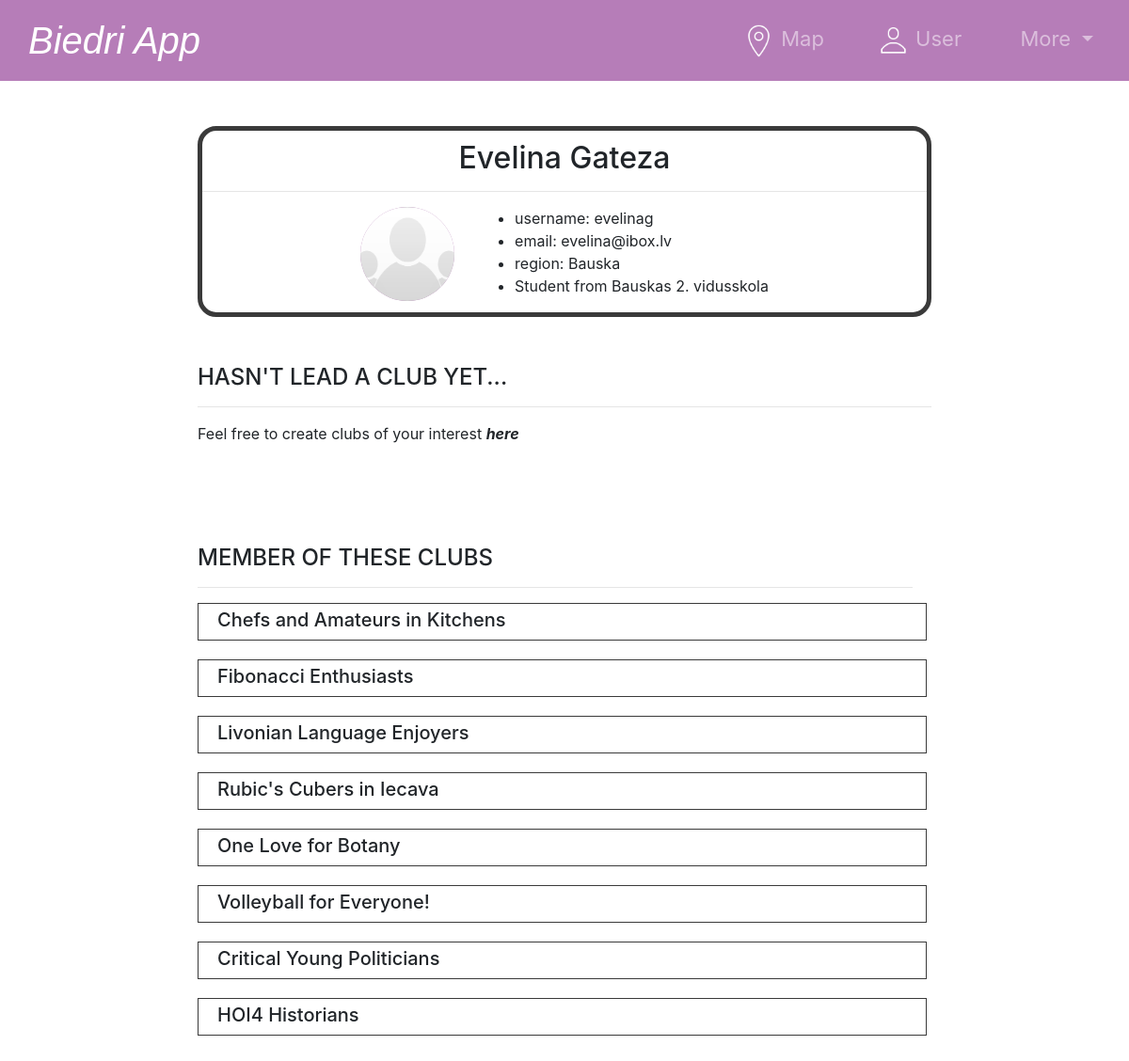
/profile/evelinag-63a2e6 (signed in), run on an earlier commit of the app's database.
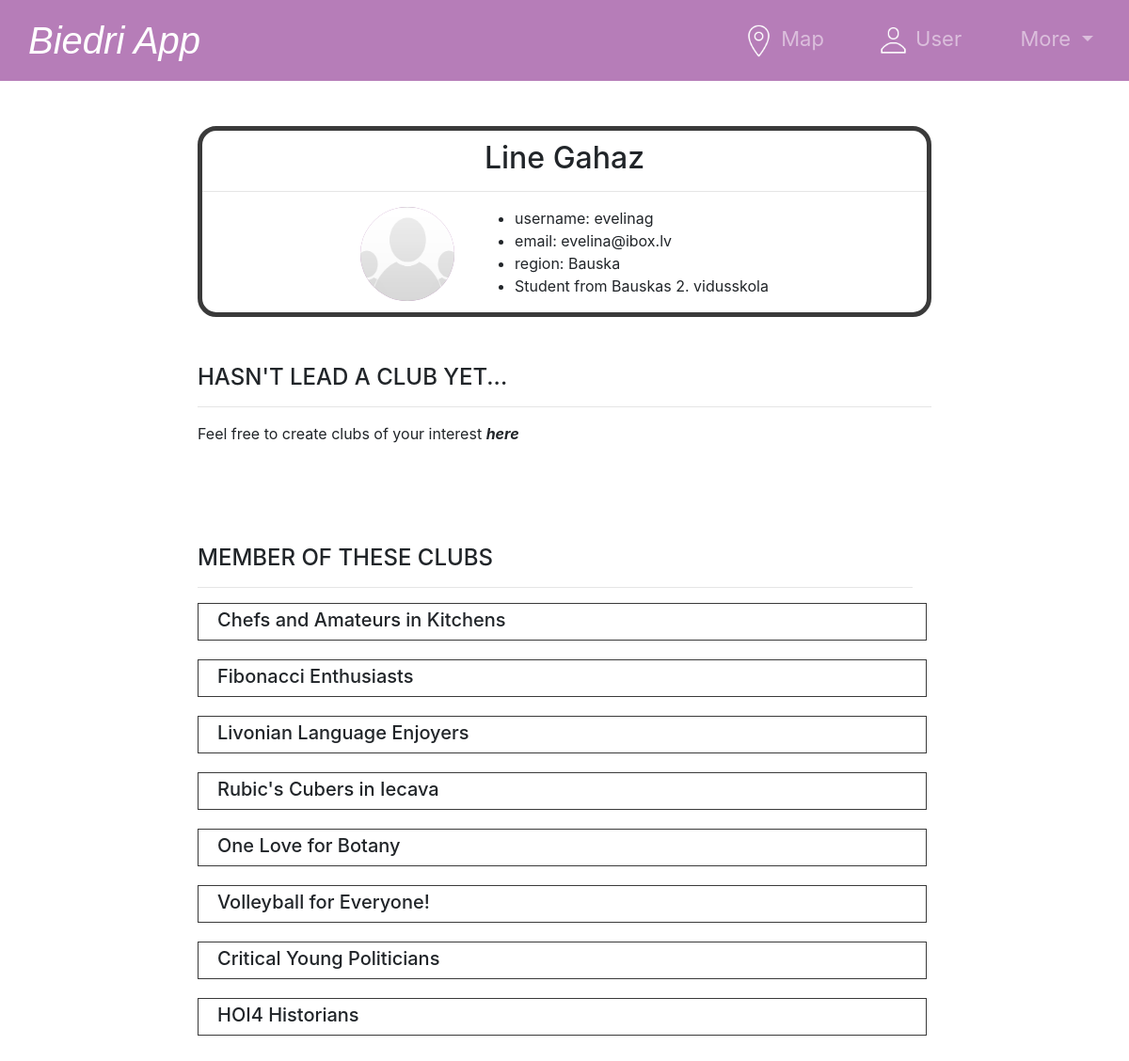
And on a later commit of the database.
### tables this page shows
CREATE TABLE "users" (
	"id"	INTEGER,
	"name"	TEXT NOT NULL,
	"surname"	TEXT NOT NULL,
	"username"	TEXT NOT NULL UNIQUE,
	"password"	TEXT NOT NULL,
	"email"	TEXT NOT NULL UNIQUE,
	"region"	TEXT NOT NULL,
	"school"	TEXT NOT NULL,
	"photo"	INTEGER,
	"last_edited"	TEXT,
	"slug"	TEXT UNIQUE,
	"deleted_at"	TEXT DEFAULT NULL,
	PRIMARY KEY("id" AUTOINCREMENT)
);

### app.py (the view)
@app.route('/profile/<slug>')
@login_required
def profile(slug):
    try:
        conn = get_db_connection()
        cursor = conn.cursor()
        user = cursor.execute("SELECT * FROM users WHERE slug = ?", (slug,)).fetchone()
        joined = cursor.execute("""
                                    SELECT c.*
                                    FROM clubs c
                                    JOIN members m ON c.id = m.club_id
                                    WHERE m.user_id = ?
                                        AND c.deleted_at IS NULL
                                """, (user["id"],)).fetchall()
        owned = cursor.execute("SELECT * FROM clubs WHERE leader_id = ? AND deleted_at IS NULL", (user["id"],)).fetchall()
        return render_template("profile.html", user=user, joined=joined, owned=owned)
    except sqlite3.Error as e:
        return error(f"{e}", 500)
    finally:
        conn.close()

### app.py (called while the page is built)
def get_db_connection():
    conn = sqlite3.connect(db)
    conn.row_factory = sqlite3.Row
    return conn

@app.after_request
def after_request(response):
    response.headers["Cache-Control"] = "no-cache, no-store, must-revalidate"
    response.headers["Expires"] = 0
    response.headers["Pragma"] = "no-cache"
    return response

### helpers.py (called while the page is built)
def login_required(f):
    @wraps(f)
    def decorated_function(*args, **kwargs):
        if session.get("user_id") is None:
            return redirect("/login")
        return f(*args, **kwargs)
    return decorated_function

### templates/profile.html (shortened to what this page needs)
{% extends "layout.html" %}
{% block main %}
<div class="without-underline">
    <div class="profile-box">
        <div class="text-center">
            <h2 class="title">{{user["name"]}} {{user["surname"]}}</h2>
            <hr>
        </div>
        <div class="d-flex justify-content-center">
            <div class="profile-picture-container mr-4">
                <img src="{% if user['photo'] is none %}
                                {{ url_for('static', filename='files/system_pictures/jive-sgroup-default-portrait-large.png') }}
                            {% else %}
                                {{ url_for('static', filename='files/user_profile_pictures/' + user['photo']) }}
                            {% endif %}"
                    alt="Profile Picture" class="profile-picture">
            </div>
            <ul>
                <li>username: {{user["username"]}}</li>
                <li>email: {{user["email"]}}</li>
                <li>region: {{user["region"]}}</li>
                <li>Student from {{user["school"]}}</li>
            </ul>
        </div>
    </div>
    {% if not owned %}
        <h4 class="subtitle">HASN'T LEAD A CLUB YET...</h4>
        <hr>
        <p>Feel free to create clubs of your interest <em><strong><a href="/create">here</a></strong> </em></p>
    {% endif %}
    <div class="manage-container">
        <div class="manage-clubs">
            {% if not joined %}
            <h4 class="subtitle">HASN'T JOINED A CLUB YET...</h4>
            <hr>
            <p>Feel free to find clubs of your interest <em><strong><a href="/">here</a></strong> </em></p>
            {% else %}
            <h4 class="subtitle">MEMBER OF THESE CLUBS</h4>
            <hr>
                {% for club in joined %}
                <a href="/club/{{ club['slug'] }} ">
                    <div class="club-row row">
                        <div class="col-9 ">
                            <h5 class="card-title text-truncate-1-line">{{ club["name"] }}</h5>
                        </div>
                    </div>
                </a>
                {% endfor %}
            {% endif %}
        </div>
    </div>
</div>
{% endblock %}

What changed in the data, as far as the page shows it:
changed users "evelinag": name "Evelina" → "Line"; surname "Gateza" → "Gahaz"
